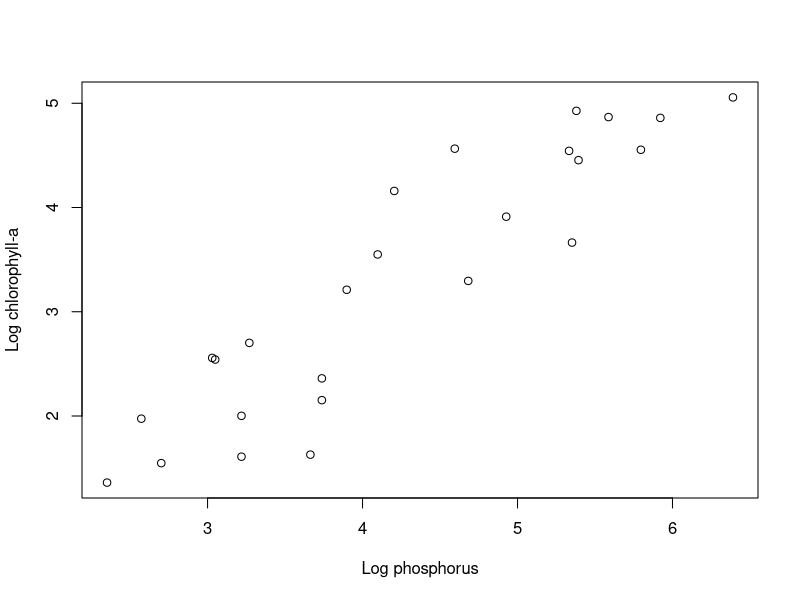

Generate this figure with R:
# Chlorophyll-a
chlor <- c(95, 39, 27, 12.9, 34.8, 14.9, 157, 5.1, 10.6, 96, 7.2, 130, 4.7, 
           138, 24.8, 50, 12.7, 7.4, 8.6, 94, 3.9, 5, 129, 86, 64)

# Phosphorus
phos <- c(329, 211, 108, 20.7, 60.2, 26.3, 596, 39, 42, 99, 13.1, 267, 14.9, 
          217, 49.3, 138, 21.1, 25, 42, 207, 10.5, 25, 373, 220, 67)

# Nitrogen
nitro <- c(8, 6, 11, 16, 9, 17, 4, 13, 11, 16, 25, 17, 18, 11, 12, 10, 22, 16, 
           10, 11, 25, 22, 8, 12, 19)


# Scatter plot of the data
plot(log(phos), log(chlor), xlab = "Log phosphorus", ylab = "Log chlorophyll-a")

# Fit a simple linear regression model
slr <- lm(log(chlor) ~ log(phos))

# Estimated regression coefficients
coef(slr)

# Print a more in-depth summary of the fitted regression model
summary(slr)

# Compute 95% confidence intervals for the estimated regression coefficients
confint(slr, level = 0.95)
